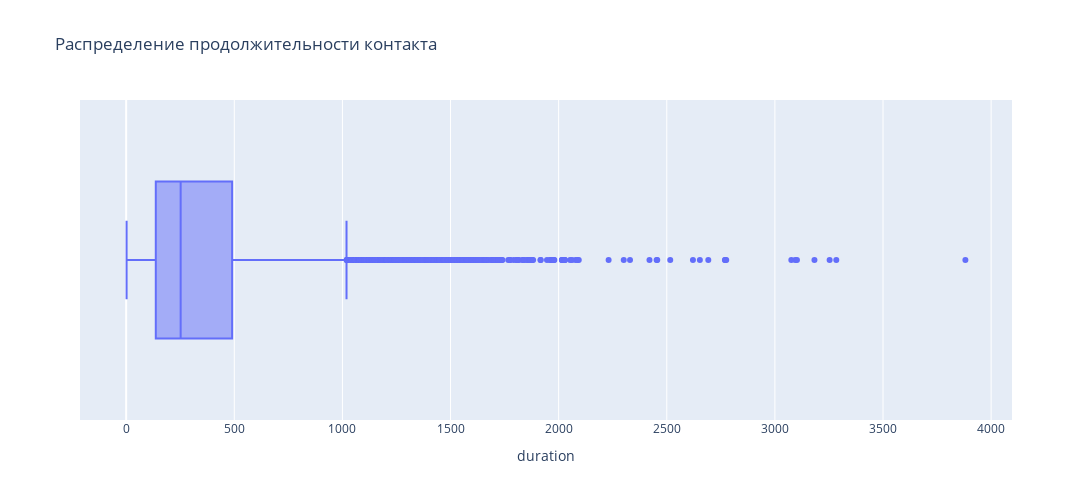

Write notebook code for a chart like this one.
### Markdown cell above
Минимальный возраст клиентов - **18 лет**.  
Максимальный возраст клиентов - **95 лет**.  
Медианный возраст - **38 лет**, а средний - **41 год**.

### Code cell
fig = px.box(data_frame=df, x="duration", title="Распределение продолжительности контакта", width=1200, height=500)
fig.show()

### Figure 1 — Plotly figure (JSON) as saved in the notebook; plotly's stock layout.template omitted (floating-point values rounded to 4 significant figures; data arrays with more than 128 entries replaced by an {"elided": "..."} marker saying what was removed)
{"data": [{"alignmentgroup": "True", "hovertemplate": "duration=%{x}<extra></extra>", "legendgroup": "", "marker": {"color": "#636efa"}, "name": "", "notched": false, "offsetgroup": "", "orientation": "h", "showlegend": false, "type": "box", "x": {"elided": "10105 int values"}, "x0": " ", "xaxis": "x", "y0": " ", "yaxis": "y"}], "layout": {"boxmode": "group", "height": 500, "legend": {"tracegroupgap": 0}, "title": {"text": "Распределение продолжительности контакта"}, "width": 1200, "xaxis": {"anchor": "y", "domain": [0, 1], "title": {"text": "duration"}}, "yaxis": {"anchor": "x", "domain": [0, 1]}}}
